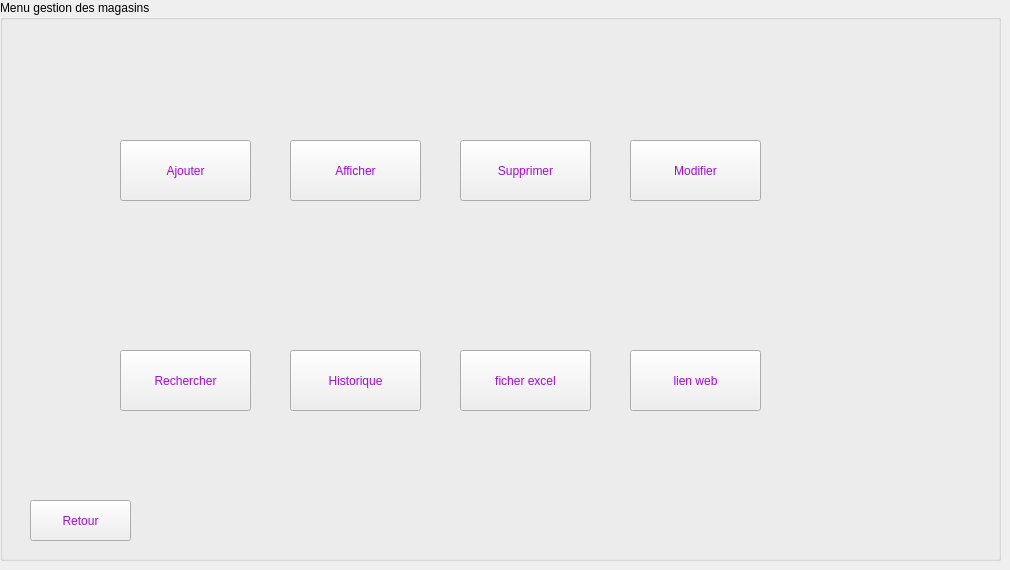
    <widget class="QWidget" name="menu_compteoffre">
     <widget class="QGroupBox" name="groupBox_4">
      <property name="geometry">
       <rect>
        <x>0</x>
        <y>0</y>
        <width>1001</width>
        <height>561</height>
       </rect>
      </property>
      <property name="styleSheet">
       <string notr="true">font: 10pt &quot;MS Shell Dlg 2&quot;;
font: 75 10pt &quot;MS Shell Dlg 2&quot;;</string>
      </property>
      <property name="title">
       <string>Menu gestion des magasins</string>
      </property>
      <widget class="QPushButton" name="pb_ajouterm">
       <property name="geometry">
        <rect>
         <x>120</x>
         <y>140</y>
         <width>131</width>
         <height>61</height>
        </rect>
       </property>
       <property name="styleSheet">
        <string notr="true">color: rgb(170, 0, 255);</string>
       </property>
       <property name="text">
        <string>Ajouter</string>
       </property>
      </widget>
      <widget class="QPushButton" name="pb_modifierm">
       <property name="geometry">
        <rect>
         <x>630</x>
         <y>140</y>
         <width>131</width>
         <height>61</height>
        </rect>
       </property>
       <property name="styleSheet">
        <string notr="true">color: rgb(170, 0, 255);</string>
       </property>
       <property name="text">
        <string>Modifier</string>
       </property>
      </widget>
      <widget class="QPushButton" name="pb_supprimerm">
       <property name="geometry">
        <rect>
         <x>460</x>
         <y>140</y>
         <width>131</width>
         <height>61</height>
        </rect>
       </property>
       <property name="styleSheet">
        <string notr="true">color: rgb(170, 0, 255);</string>
       </property>
       <property name="text">
        <string>Supprimer</string>
       </property>
      </widget>
      <widget class="QPushButton" name="pb_afficherm">
       <property name="geometry">
        <rect>
         <x>290</x>
         <y>140</y>
         <width>131</width>
         <height>61</height>
        </rect>
       </property>
       <property name="styleSheet">
        <string notr="true">color: rgb(170, 0, 255);</string>
       </property>
       <property name="text">
        <string>Afficher</string>
       </property>
      </widget>
      <widget class="QPushButton" name="pb_historique">
       <property name="geometry">
        <rect>
         <x>290</x>
         <y>350</y>
         <width>131</width>
         <height>61</height>
        </rect>
       </property>
       <property name="styleSheet">
        <string notr="true">color: rgb(170, 0, 255);</string>
       </property>
       <property name="text">
        <string>Historique</string>
       </property>
      </widget>
      <widget class="QPushButton" name="pb_rechercherm">
       <property name="geometry">
        <rect>
         <x>120</x>
         <y>350</y>
         <width>131</width>
         <height>61</height>
        </rect>
       </property>
       <property name="styleSheet">
        <string notr="true">color: rgb(170, 0, 255);</string>
       </property>
       <property name="text">
        <string>Rechercher</string>
       </property>
      </widget>
      <widget class="QPushButton" name="pushButton_2">
       <property name="geometry">
        <rect>
         <x>630</x>
         <y>350</y>
         <width>131</width>
         <height>61</height>
        </rect>
       </property>
       <property name="styleSheet">
        <string notr="true">color: rgb(170, 0, 255);</string>
       </property>
       <property name="text">
        <string>lien web</string>
       </property>
      </widget>
      <widget class="QPushButton" name="pb_ficher_excel">
       <property name="geometry">
        <rect>
         <x>460</x>
         <y>350</y>
         <width>131</width>
         <height>61</height>
        </rect>
       </property>
       <property name="styleSheet">
        <string notr="true">color: rgb(170, 0, 255);</string>
       </property>
       <property name="text">
        <string>ficher excel</string>
       </property>
      </widget>
      <widget class="QLabel" name="label_15">
       <property name="geometry">
        <rect>
         <x>-10</x>
         <y>-10</y>
         <width>951</width>
         <height>581</height>
        </rect>
       </property>
       <property name="text">
        <string/>
       </property>
       <property name="pixmap">
        <pixmap>../bgg.png</pixmap>
       </property>
      </widget>
      <widget class="QLabel" name="label_29">
       <property name="geometry">
        <rect>
         <x>800</x>
         <y>370</y>
         <width>121</width>
         <height>191</height>
        </rect>
       </property>
       <property name="text">
        <string/>
       </property>
       <property name="pixmap">
        <pixmap>../logoo.png</pixmap>
       </property>
      </widget>
      <widget class="QLabel" name="label_39">
       <property name="geometry">
        <rect>
         <x>130</x>
         <y>40</y>
         <width>121</width>
         <height>101</height>
        </rect>
       </property>
       <property name="text">
        <string/>
       </property>
       <property name="pixmap">
        <pixmap>Nouveau dossier/ajouter.png</pixmap>
       </property>
      </widget>
      <widget class="QLabel" name="label_40">
       <property name="geometry">
        <rect>
         <x>310</x>
         <y>30</y>
         <width>111</width>
         <height>121</height>
        </rect>
       </property>
       <property name="text">
        <string/>
       </property>
       <property name="pixmap">
        <pixmap>Nouveau dossier/afficher1.png</pixmap>
       </property>
      </widget>
      <widget class="QLabel" name="label_41">
       <property name="geometry">
        <rect>
         <x>460</x>
         <y>40</y>
         <width>131</width>
         <height>101</height>
        </rect>
       </property>
       <property name="text">
        <string/>
       </property>
       <property name="pixmap">
        <pixmap>Nouveau dossier/supprimer.png</pixmap>
       </property>
      </widget>
      <widget class="QLabel" name="label_42">
       <property name="geometry">
        <rect>
         <x>640</x>
         <y>40</y>
         <width>141</width>
         <height>101</height>
        </rect>
       </property>
       <property name="text">
        <string/>
       </property>
       <property name="pixmap">
        <pixmap>Nouveau dossier/modifier.png</pixmap>
       </property>
      </widget>
      <widget class="QLabel" name="label_43">
       <property name="geometry">
        <rect>
         <x>120</x>
         <y>230</y>
         <width>131</width>
         <height>121</height>
        </rect>
       </property>
       <property name="text">
        <string/>
       </property>
       <property name="pixmap">
        <pixmap>Nouveau dossier/recherche.png</pixmap>
       </property>
      </widget>
      <widget class="QLabel" name="label_44">
       <property name="geometry">
        <rect>
         <x>290</x>
         <y>220</y>
         <width>141</width>
         <height>131</height>
        </rect>
       </property>
       <property name="text">
        <string/>
       </property>
       <property name="pixmap">
        <pixmap>Nouveau dossier/historique.png</pixmap>
       </property>
      </widget>
      <widget class="QLabel" name="label_45">
       <property name="geometry">
        <rect>
         <x>470</x>
         <y>240</y>
         <width>121</width>
         <height>111</height>
        </rect>
       </property>
       <property name="text">
        <string/>
       </property>
       <property name="pixmap">
        <pixmap>Nouveau dossier/excel.png</pixmap>
       </property>
      </widget>
      <widget class="QLabel" name="label_46">
       <property name="geometry">
        <rect>
         <x>630</x>
         <y>210</y>
         <width>141</width>
         <height>151</height>
        </rect>
       </property>
       <property name="text">
        <string/>
       </property>
       <property name="pixmap">
        <pixmap>Nouveau dossier/lien web.png</pixmap>
       </property>
      </widget>
      <widget class="QPushButton" name="pb_offre_retour">
       <property name="geometry">
        <rect>
         <x>30</x>
         <y>500</y>
         <width>101</width>
         <height>41</height>
        </rect>
       </property>
       <property name="styleSheet">
        <string notr="true">color: rgb(170, 0, 255);</string>
       </property>
       <property name="text">
        <string>Retour</string>
       </property>
      </widget>
      <zorder>label_15</zorder>
      <zorder>pb_ajouterm</zorder>
      <zorder>pb_modifierm</zorder>
      <zorder>pb_supprimerm</zorder>
      <zorder>pb_afficherm</zorder>
      <zorder>pb_historique</zorder>
      <zorder>pb_rechercherm</zorder>
      <zorder>pushButton_2</zorder>
      <zorder>pb_ficher_excel</zorder>
      <zorder>label_29</zorder>
      <zorder>label_39</zorder>
      <zorder>label_40</zorder>
      <zorder>label_41</zorder>
      <zorder>label_42</zorder>
      <zorder>label_43</zorder>
      <zorder>label_44</zorder>
      <zorder>label_45</zorder>
      <zorder>label_46</zorder>
      <zorder>pb_offre_retour</zorder>
     </widget>
    </widget>
